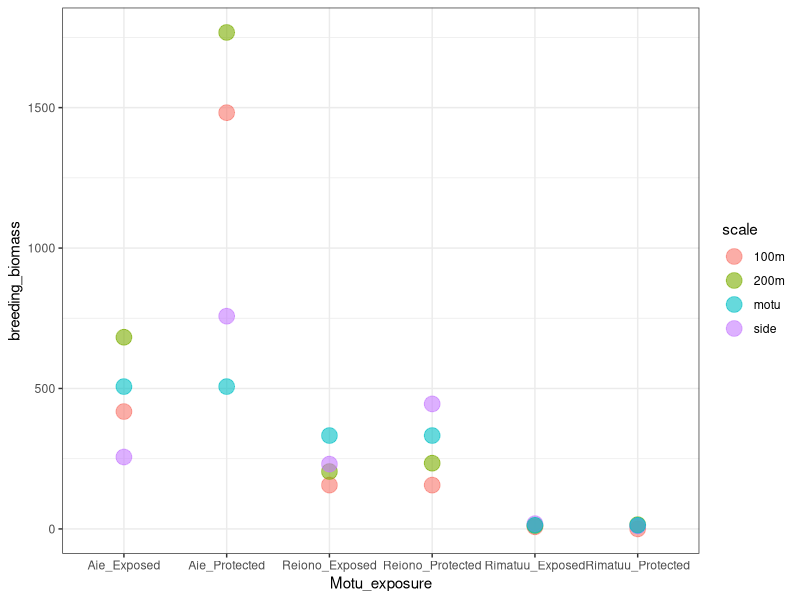
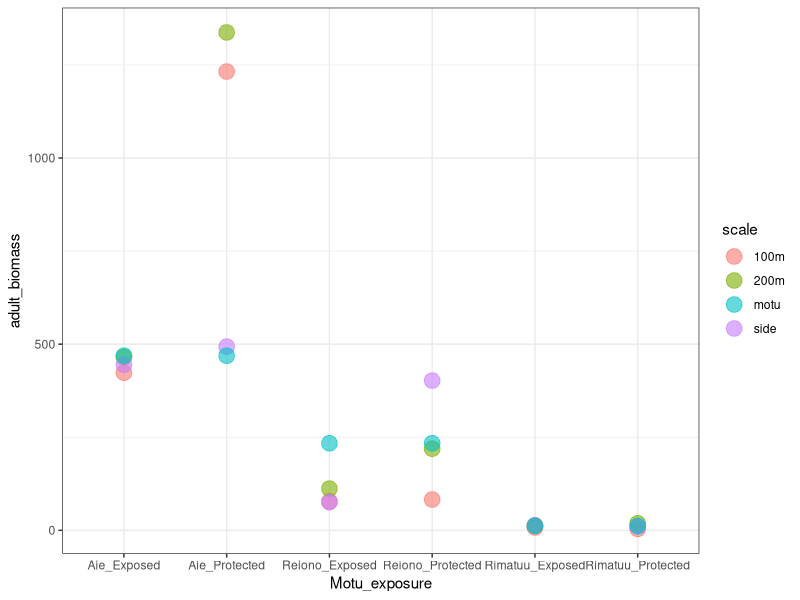
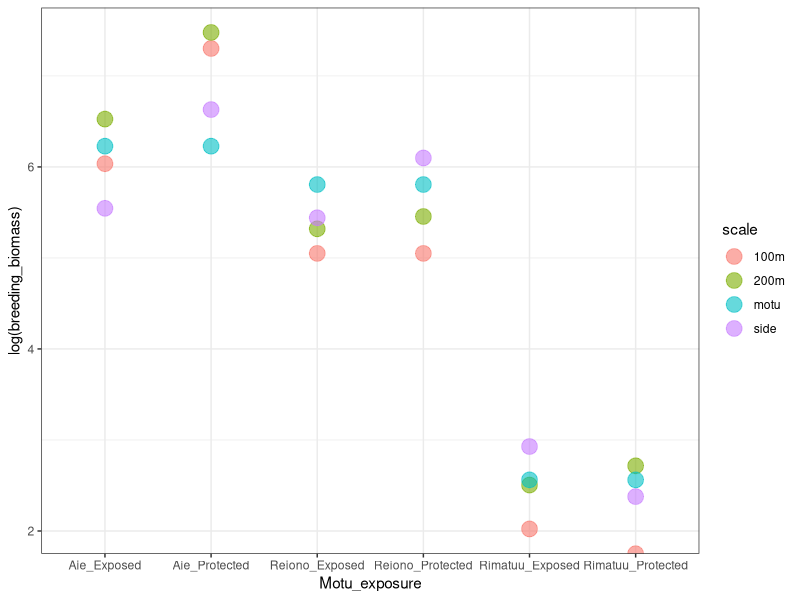
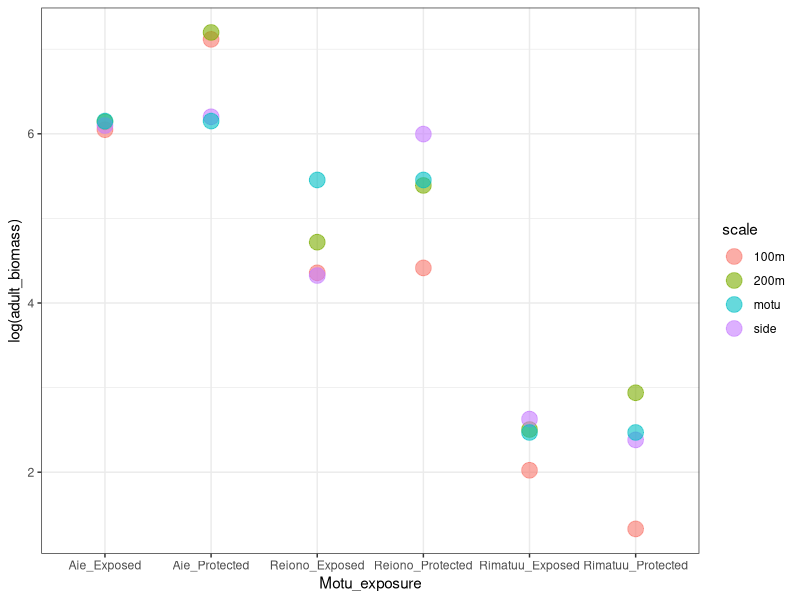
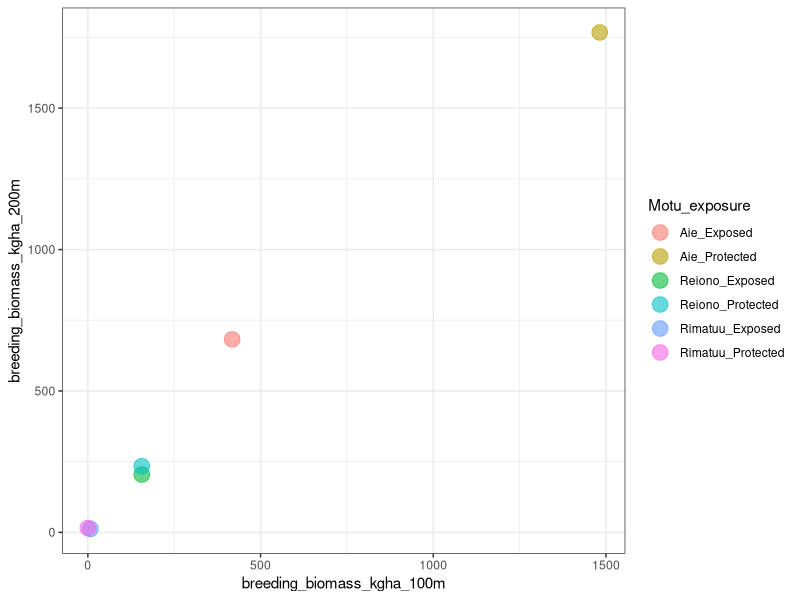
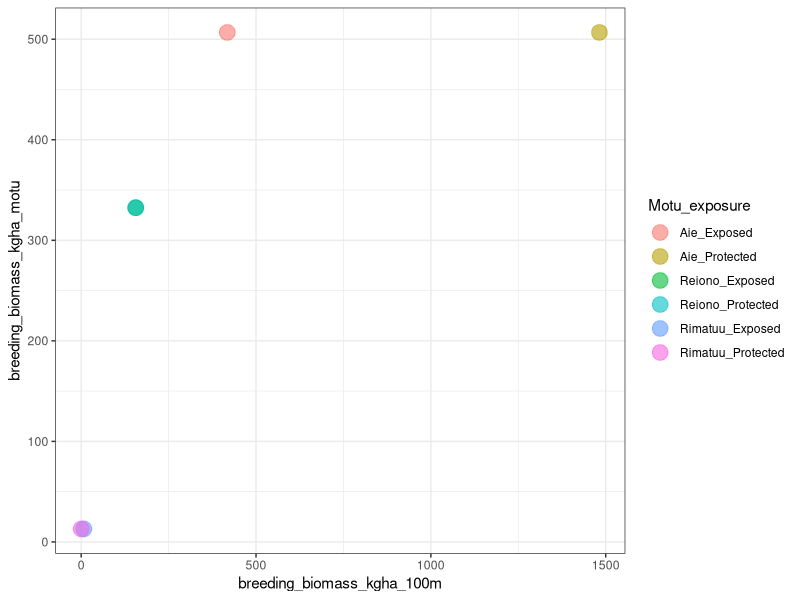
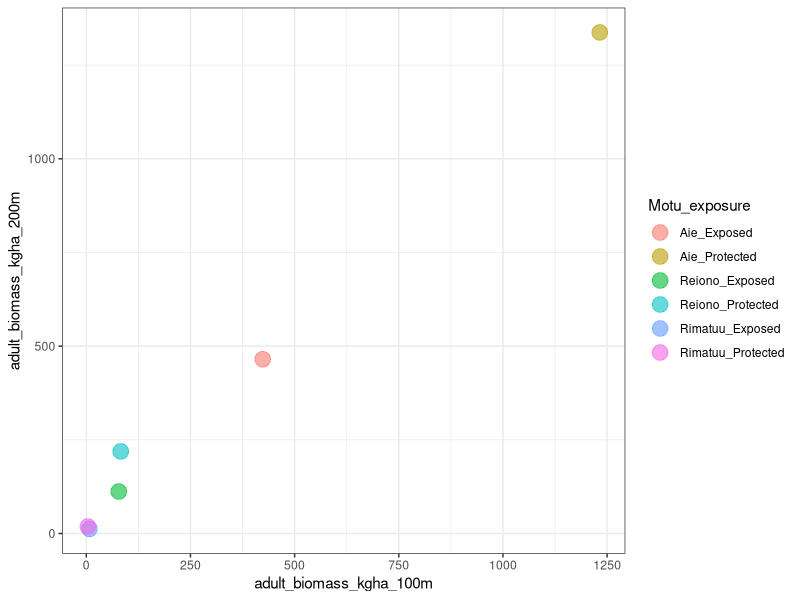
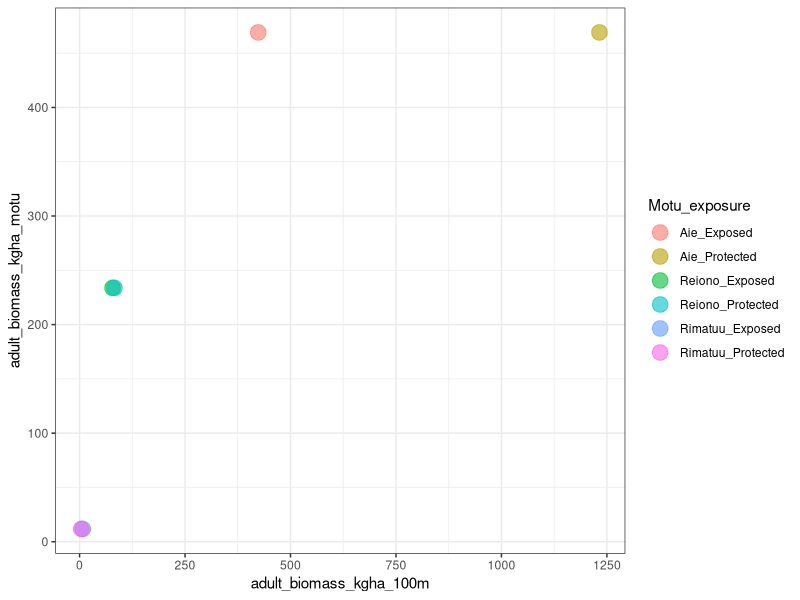

R code for these plots, in order:
## ---- chunk 1
library(tidyverse)
## ---- chunk 2

sb_dat<-read.csv("raw_data/SeabirdTransectsTetiaroaOct.csv", stringsAsFactors = TRUE) #seabird data from Jayna & Simon
trans_dat<-read.csv("raw_data/seabird_transects_to_use.csv", stringsAsFactors = TRUE) #which focal transects to use
bio_dat<-read.csv("raw_data/seabird_biomass_conversions.csv", stringsAsFactors = TRUE)
  #seabird biomass conversions by species. Has average adult mass per species from Handbook of the Birds of the World (typical source, but should double-check A.minutus and O. lunatus because just from google preview - my subscription ran out) and from EltonTraits paper (https://esajournals.onlinelibrary.wiley.com/doi/abs/10.1890/13-1917.1)

str(sb_dat)
str(trans_dat)
str(bio_dat)

#note: had to have line of text in seabird_transects_to_use.csv file to make it keep leading 0's for transect names....now delete that line: 
trans_dat<-
  trans_dat%>%
  filter(TransectStart_100m!="text")%>%
  droplevels()
trans_dat


## ---- chunk 3
sb_dat_focal<-
  sb_dat%>%
  filter(Motu == "Aie"|Motu =="Rimatuu"|Motu == "Reiono")%>%
  droplevels()

str(sb_dat_focal) #down to 588 rows, 3 factor levels for Motu.

## ---- chunk 4
#sandbar transects from GPScoordinates tab = 1549, 1550, 1551, 1718, 0952
#sandbar transects from map: 1718-0952, 0952-1549, 1549-1550, 1550-1551, 1551-0945.
#from datasheet, only found: 0952-1548, 1548-1549, 1550-1551, 1551-1552. Note for 1551-1552 says end transect also called 0952. 

sb_dat_focal2<-
  sb_dat_focal%>%
  filter(!(TransectStart=="1548"|TransectStart=="1550"|TransectStart=="1551"|TransectStart=="0952"))%>%
  droplevels()

sb_dat_focal2%>%
  distinct(TransectStart) #59 total transects, regardless of |TransectStart=="1718"
#looks like from map, should be 11 transects on Aie (5 on sandbar, 6 around coast), not 10. So I think missing one sandbar transect in data*
#move forward with these, double-check with Jayna/Simon. 

## ---- chunk 5

##need to get number of transects per motu and area to calculate density----
sb_dat_focal2%>%
  distinct(TransectStart) #63 total transects --> now 59

sb_dat_focal2%>%
  group_by(Motu)%>%
  distinct(TransectStart) %>%
  summarize(number_transects = length(TransectStart))
#Motu     number_transects
#Aie	    6			
#Reiono	  19			
#Rimatuu	34	
#equals 59, so makes sense

#check that we get the same when use TransectEnd instead: 
sb_dat_focal2%>%
  group_by(Motu)%>%
  distinct(TransectEnd) %>%
  summarize(number_transects = length(TransectEnd))
#yup, matches above!

#and can triple check by using times:
sb_dat_focal2%>%
  group_by(Motu)%>%
  distinct(Time) %>%
  summarize(number_transects = length(Time))
#matches again, so that's all good

#add column to data that has number of transects info: 
sb_dat_focal3<-
  sb_dat_focal2%>%
  mutate(Number_transects = case_when(Motu == "Aie" ~ 6, #changed from 10 in previous version to exclude sandbar
                                      Motu == "Reiono" ~19,
                                       Motu == "Rimatuu" ~34))%>%
  relocate(Number_transects, .after = Motu)

sb_dat_focal3


###add in biomass-----
sb_dat_focal3_bio<-
  left_join(sb_dat_focal3,
            select(bio_dat, c(SpeciesName, Body_mass_HBW, Body_mass_Elton)),
            by = "SpeciesName")%>%
  relocate(Body_mass_HBW, .after = SpeciesName)%>%
    relocate(Body_mass_Elton, .after = Body_mass_HBW)

sb_dat_focal3_bio #looks good!

## ---- chunk 6
levels(sb_dat_focal$Distance.m)
#only keep "within 3" and "3 to 5"
#update: also keep 0 and what about blank - these seem to be flushed (at least for Iti - see below)*****

sb_dat_focal%>%
filter(Distance.m ==""| Distance.m == "0")

sb_dat_focal%>%
filter(InlandVsSeaward =="Seaward")

sb_dat_focal4<-
  sb_dat_focal3_bio%>%
  filter(Distance.m=="within 3" | Distance.m=="3 to 5" |Distance.m=="0"| Distance.m=="")%>%
  droplevels()

str(sb_dat_focal4)
## ---- chunk 7

##100 m-----
#probably an easier way to do this, but for now just manually keep any transects that match our designated ones. Not sure if points will be start or end, so allow to be either: 
sb_dat_focal_100m<-
  sb_dat_focal4%>%
  filter((TransectStart == "0946"&TransectEnd == "0947")|(TransectStart == "0947"&TransectEnd == "0946") |  #Aie exposed
           (TransectStart == "0950"&TransectEnd == "0945")|(TransectStart == "0945"&TransectEnd == "0950")| #Aie protected
           (TransectStart == "0695"&TransectEnd == "0696")|(TransectStart == "0696"&TransectEnd == "0695")| #Rimatuu exposed
           (TransectStart == "0648"&TransectEnd == "0686")|(TransectStart == "0686"&TransectEnd == "0648")| #Rimatuu protected
           (TransectStart == "1149"&TransectEnd == "1150")|(TransectStart == "1150"&TransectEnd == "1149")| #Reiono exposed
           (TransectStart == "1139"&TransectEnd == "1140")|(TransectStart == "1140"&TransectEnd == "1139")) #Reiono protected

sb_dat_focal_100m

sb_dat_focal_100m%>%
  distinct(TransectStart)
#left with 6 transects - which means all of them are still in the data! Most seabirds on Aie though...

###add in column on which side of the motus these transects are on. Again, I'm sure there's a better way but for now do it manually: 
sb_dat_focal_100m<-
  sb_dat_focal_100m%>%
  mutate(Exposure = case_when(TransectStart == "0946" ~ "Exposed",
                              TransectStart == "0950" ~ "Protected",
                              TransectStart == "1139" ~ "Protected",
                              TransectStart == "1149" ~ "Exposed",
                              TransectStart == "0648" ~ "Protected",
                              TransectStart == "0695" ~ "Exposed"))%>%
  mutate(Exposure  = as.factor(Exposure))%>%
  relocate(Exposure, .after = Motu)

sb_dat_focal_100m

##200 m-----
sb_dat_focal_200m_only<-
  sb_dat_focal4%>%
  filter((TransectStart == "0948"&TransectEnd == "0947")|(TransectStart == "0947"&TransectEnd == "0948") |  #Aie exposed
           (TransectStart == "0950"&TransectEnd == "0949")|(TransectStart == "0949"&TransectEnd == "0950")| #Aie protected
           (TransectStart == "0695"&TransectEnd == "0694")|(TransectStart == "0694"&TransectEnd == "0695")| #Rimatuu exposed
           (TransectStart == "0687"&TransectEnd == "0686")|(TransectStart == "0686"&TransectEnd == "0687")| #Rimatuu protected
           (TransectStart == "1149"&TransectEnd == "1148")|(TransectStart == "1148"&TransectEnd == "1149")| #Reiono exposed
           (TransectStart == "1139"&TransectEnd == "1138")|(TransectStart == "1138"&TransectEnd == "1139")) #Reiono protected
sb_dat_focal_200m_only

sb_dat_focal_200m_only%>%
  distinct(TransectStart)


###add in column on which side of the motus these transects are on. Again, I'm sure there's a better way but for now do it manually: 
sb_dat_focal_200m_only<-
  sb_dat_focal_200m_only%>%
  mutate(Exposure = case_when(TransectStart == "0947" ~ "Exposed",
                              TransectStart == "0949" ~ "Protected",
                              TransectStart == "1138" ~ "Protected",
                              TransectStart == "1148" ~ "Exposed",
                              TransectStart == "0686" ~ "Protected",
                              TransectStart == "0694" ~ "Exposed"))%>%
  mutate(Exposure  = as.factor(Exposure))%>%
  relocate(Exposure, .after = Motu)

sb_dat_focal_200m_only

#combine with 100 m so this dataset has both together:
sb_dat_focal_100_and_200m<-
  bind_rows(sb_dat_focal_100m, sb_dat_focal_200m_only)

sb_dat_focal_100_and_200m


##motu side----
#Aie South (Exposed): 945 - 946 - 947 - 948 = 3 transects 
#Aie North (Protected): 948 - 949 - 950 - 945 = 3 transects

#Reiono: dividing point south = 1143 (RE10 transect), north = 0837 (RE1 transect)
#Reiono west (Protected): RE1 - RE10 = 0837 - 0838 - 0839 - 1137 - 1138 - 1139 - 1140 - 1141 - 1142 - 1143 = 9 transects
#Reiono east (Exposed): RE10 - RE19 = 1143 - 1144 - 1145 - 1146 - 1147 - 1148 - 1149 - 1150 - 1151 - 1152 = 9 transects

#Rimatuu: dividing point south = 0692 (RI39 transect). West go to top corner (RI20/ 0631) East go to corner - RI1(0606) to cover to corner (or could stop at  RI49 (0702) which ends just before corner). 
#Rimatuu west (Protected): RI20 - RI39 = 0631 - 0632 - 0633 - 0634 - 0635 - 0636 - 0637 - 0638 - 0644 - 0645 - 0646 - 0647 - 0648 - 0686 - 0687 - 0688 - 0689 - 0690 - 0691  - 0692  = 19 transects
#Rimatuu east (Exposed): RI1 - RI49 - RI39 = 0692 - 0693 - 0694 - 0695 - 0696 - 0697 - 0698 - 0699 - 0700 - 0701 - 0702 - 0606 = 11 transects

#additional transects: 
#we know all direction is counterclockwise, so don't need to worry about replicating start/end when a lot of these: 
sb_dat_focal_motu_side_only<-
  sb_dat_focal4%>%
  filter((TransectStart == "0945"&TransectEnd == "0946")| #Aie exposed (just need to add 0945 - 0946)
           
           (TransectStart == "0948"&TransectEnd == "0949")|  #Aie protected (just need to add 0948 - 0949)
           
           (TransectStart == "0692"&TransectEnd == "0693")|(TransectStart == "0693"&TransectEnd == "0694")| (TransectStart == "0696"&TransectEnd == "0697")| (TransectStart == "0697"&TransectEnd == "0698")| 
           (TransectStart == "0698"&TransectEnd == "0699")| (TransectStart == "0699"&TransectEnd == "0700")| (TransectStart == "0700"&TransectEnd == "0701")|
           (TransectStart == "0701"&TransectEnd == "0702")| (TransectStart == "0702"&TransectEnd == "0606")|#Rimatuu exposed, exclude 100 & 200 m = (TransectStart == "0694"&TransectEnd == "0695")| (TransectStart == "0695"&TransectEnd == "0696")|
           
           (TransectStart == "0631"&TransectEnd == "0632")|(TransectStart == "0632"&TransectEnd == "0633")| (TransectStart == "0633"&TransectEnd == "0634")|
           (TransectStart == "0634"&TransectEnd == "0635")|(TransectStart == "0635"&TransectEnd == "0636")|(TransectStart == "0636"&TransectEnd == "0637")|
           (TransectStart == "0637"&TransectEnd == "0638")|(TransectStart == "0638"&TransectEnd == "0644")|(TransectStart == "0644"&TransectEnd == "0645")|
           (TransectStart == "0645"&TransectEnd == "0646")|(TransectStart == "0646"&TransectEnd == "0647")|(TransectStart == "0647"&TransectEnd == "0648")|
           (TransectStart == "0687"&TransectEnd == "0688")|(TransectStart == "0688"&TransectEnd == "0689")|(TransectStart == "0689"&TransectEnd == "0690")|
           (TransectStart == "0690"&TransectEnd == "0691")|(TransectStart == "0691"&TransectEnd == "0692")| #Rimatuu protected, exclude 100 & 200 m:(TransectStart == "0648"&TransectEnd == "0686")|(TransectStart == "0686"&TransectEnd == "0687")|
           
           (TransectStart == "1143"&TransectEnd == "1144")|(TransectStart == "1144"&TransectEnd == "1145")|(TransectStart == "1145"&TransectEnd == "1146")|
           (TransectStart == "1146"&TransectEnd == "1147")|(TransectStart == "1147"&TransectEnd == "1148")
        |(TransectStart == "1150"&TransectEnd == "1151")|(TransectStart == "1151"&TransectEnd == "1152") | #Reiono exposed, exclude 100 & 200 m: |(TransectStart == "1148"&TransectEnd == "1149") |(TransectStart == "1149"&TransectEnd == "1150")
          
           (TransectStart == "0837"&TransectEnd == "0838")|(TransectStart == "0838"&TransectEnd == "0839")|(TransectStart == "0839"&TransectEnd == "1137")
        |(TransectStart == "1137"&TransectEnd == "1138") 
        |(TransectStart == "1140"&TransectEnd == "1141") |(TransectStart == "1141"&TransectEnd == "1142") |(TransectStart == "1142"&TransectEnd == "1143")) #Reiono protected, exclude 100 & 200 m: |(TransectStart == "1138"&TransectEnd == "1139") |(TransectStart == "1139"&TransectEnd == "1140") 


sb_dat_focal_motu_side_only %>%
   group_by(Motu)%>%
  distinct(TransectStart) %>%
  summarize(number_transects = length(TransectStart))

#Aie	2			- yup, only added 1 transect per side
#Reiono	12		- should be 18 - 4 = 14, BUT missing reiono 1143-1144 and 1144-1145 BECAUSE NO BIRDS WITHIN 5 M** So this is okay, but be sure to include these transects in calculation of area/density**
#Rimatuu	26	- should be 30 - 4 = 26, so this is good*

#add exposure: 
sb_dat_focal_motu_side_only<-
  sb_dat_focal_motu_side_only%>%
  mutate(Exposure = case_when(TransectStart == "0945" ~ "Exposed", #Aie
                              TransectStart == "0948" ~ "Protected", #Aie
                              TransectStart == "0692" | TransectStart == "0693" | TransectStart == "0696" | TransectStart == "0697" | TransectStart == "0698" | TransectStart == "0699" 
                              | TransectStart == "0700" | TransectStart == "0701" | TransectStart == "0702"  ~ "Exposed", #Rimatuu
                              TransectStart == "0631" | TransectStart == "0632" | TransectStart == "0633" | TransectStart == "0634" | 
                               TransectStart == "0635" | TransectStart == "0636" | TransectStart == "0637"|TransectStart == "0638" | TransectStart == "0644"|TransectStart == "0645" | 
                               TransectStart == "0646"|TransectStart == "0647" |  TransectStart == "0687"|TransectStart == "0688" | TransectStart == "0689"|TransectStart == "0690" | 
                              TransectStart == "0691"  ~ "Protected", #Rimatuu
                              TransectStart == "1143" | TransectStart == "1144" | TransectStart == "1145" | TransectStart == "1146" | TransectStart == "1147" | 
                              TransectStart == "1150" | TransectStart == "1151"   ~ "Exposed", #Reiono 
                              TransectStart == "0837" |  TransectStart == "0838" | TransectStart == "0839" | TransectStart == "1137" | TransectStart == "1140" | TransectStart == "1141" | 
                               TransectStart == "1142" ~ "Protected" #Reiono 
                              ))%>%
  mutate(Exposure  = as.factor(Exposure))%>%
  relocate(Exposure, .after = Motu)

sb_dat_focal_motu_side_only   
      
#combine with 100 and 200 m transects: 
sb_dat_focal_100_and_200m_and_side<-
  bind_rows(sb_dat_focal_100_and_200m, sb_dat_focal_motu_side_only)

sb_dat_focal_100_and_200m_and_side

sb_dat_focal_100_and_200m_and_side%>%
    group_by(Motu, Exposure)%>%
  distinct(TransectStart) %>%
  summarize(number_transects = length(TransectStart))
#Aie	Exposed	3		- YUP
#Aie	Protected	3		- YUP 
#Reiono	Exposed	7		- Missing 2, but no birds. so this is fine but use 9 as transect number**** 
#Reiono	Protected	9		- YUP 
#Rimatuu	Exposed	11	- YUP 	
#Rimatuu	Protected	19	 - YUP 

#add in number of transects: 
sb_dat_focal_100_and_200m_and_side<-
  sb_dat_focal_100_and_200m_and_side%>%
  mutate(Number_transects_side = case_when(Motu == "Aie" ~ 3, 
                                      Motu == "Reiono" ~9,
                                       Motu == "Rimatuu" & Exposure == "Exposed" ~11,
                                      Motu == "Rimatuu" & Exposure == "Protected" ~19))%>%
  relocate(Number_transects_side, .after = Motu)

sb_dat_focal_100_and_200m_and_side

## ---- chunk 8

levels(sb_dat_focal4$StageCategory) #looks like some have blank stage - let's see what these are:
sb_dat_focal4%>%
  filter(StageCategory=="")
#seaward "dead petrel?" so can ignore this one!


#limit to adult-sized birds---- 
#includes juveniles ("adult-sized birds that can fly but aren’t in their breeding coloration":
#but also if the category is "nest" or "onegg" then the adult is also present so should probably include these in the adult counts as well*
#don't include "egg" because adult wasn't present - likely was one of the adults that was flushed and already counted in the "adult" category. 
sb_dat_focal_adults<-
  sb_dat_focal4%>%
  filter(StageCategory=="adult" | StageCategory=="adultORjuv"|StageCategory=="juv"|StageCategory=="nest"|StageCategory=="onegg")%>%
  droplevels()


sb_dat_focal_adults


#now add by species/motu and calculate density----
sb_dat_focal_adults_motu_sp<-
  sb_dat_focal_adults%>%
  group_by(Motu, Number_transects, SpeciesName, Body_mass_HBW)%>%
  summarize(Abundance = sum(Nb))%>%
  mutate(Density_m2 = Abundance/(500*Number_transects)) %>% #5 x 100 m transects, so each transect = 500 m, times the number of transects
  mutate(Density_ha = Density_m2*10000) %>% #and convert to hectares because that's used a lot
  mutate(biomass_kg = Abundance*Body_mass_HBW/1000, #calculate biomass per species - divide by 1000 to go from grams to kg
         biomass_kg_m2 = biomass_kg/(500*Number_transects), #convert to per m^2 as above
        biomass_kg_ha = biomass_kg_m2 *10000) #convert to per hectare - divide by 500 because 500 m&2 per transect, multiple by 10000 for m^2 to hectare

sb_dat_focal_adults_motu_sp
#Aie has way more birds!  But only 2 species (and very small motu)....

##do this only for focal transects - first 100 m----
sb_dat_focal_adults_100m<-
  sb_dat_focal_100m%>%
  filter(StageCategory=="adult" | StageCategory=="adultORjuv"|StageCategory=="juv"|StageCategory=="nest"|StageCategory=="onegg")%>%
  droplevels()
sb_dat_focal_adults_100m


sb_dat_focal_adults_100m_sp<-
  sb_dat_focal_adults_100m%>%
  group_by(Motu, Exposure, TransectStart, TransectEnd, SpeciesName, Body_mass_HBW)%>%
  summarize(Abundance = sum(Nb))%>%
  mutate(Density_m2 = Abundance/(500)) %>% #5 x 100 m transects, so each transect = 500 m, and for this just 1 transect per motu/side
  mutate(Density_ha = Density_m2*10000) %>% #and convert to hectares because that's used a lot
  mutate(biomass_kg = Abundance*Body_mass_HBW/1000, #calculate biomass per species - divide by 1000 to go from grams to kg
         biomass_kg_ha = biomass_kg/500*10000) #convert to per hectare - divide by 500 because 500 m&2 per transect, multiple by 10000 for m^2 to hectare
sb_dat_focal_adults_100m_sp

#only 2 individuals on Reiono, 3 on Rimatuu

##do this only for focal transects - first 100 m plus additional 100 m = 200 m----

sb_dat_focal_adults_200m<-
  sb_dat_focal_100_and_200m%>%
  filter(StageCategory=="adult" | StageCategory=="adultORjuv"|StageCategory=="juv"|StageCategory=="nest"|StageCategory=="onegg")%>%
  droplevels()
sb_dat_focal_adults_200m


sb_dat_focal_adults_200m_sp<-
  sb_dat_focal_adults_200m%>%
  group_by(Motu, Exposure, TransectStart, TransectEnd, SpeciesName, Body_mass_HBW)%>%
  summarize(Abundance = sum(Nb))%>%
  mutate(Density_m2 = Abundance/(500*2)) %>% #5 x 100 m transects, so each transect = 500 m, and for this just 2 transects per motu/side so *2
  mutate(Density_ha = Density_m2*10000)%>% #and convert to hectares because that's used a lot
  mutate(biomass_kg = Abundance*Body_mass_HBW/1000, #calculate biomass per species - divide by 1000 to go from grams to kg
         biomass_kg_ha = biomass_kg/500*10000) #convert to per hectare - divide by 500 because 500 m&2 per transect, multiple by 10000 for m^2 to hectare

sb_dat_focal_adults_200m_sp


##do this only for focal transects - side of motu----
sb_dat_focal_adults_side<-
  sb_dat_focal_100_and_200m_and_side%>%
  filter(StageCategory=="adult" | StageCategory=="adultORjuv"|StageCategory=="juv"|StageCategory=="nest"|StageCategory=="onegg")%>%
  droplevels()
sb_dat_focal_adults_side


sb_dat_focal_adults_side_sp<-
  sb_dat_focal_adults_side%>%
  group_by(Motu, Exposure, Number_transects_side, TransectStart, TransectEnd,  SpeciesName, Body_mass_HBW)%>%
  summarize(Abundance = sum(Nb))%>%
  mutate(Density_m2 = Abundance/(500*Number_transects_side)) %>% #5 x 100 m transects, so each transect = 500 m, times the number of transects
  mutate(Density_ha = Density_m2*10000) %>% #and convert to hectares because that's used a lot
  mutate(biomass_kg = Abundance*Body_mass_HBW/1000, #calculate biomass per species - divide by 1000 to go from grams to kg
         biomass_kg_m2 = biomass_kg/(500*Number_transects_side), #convert to per m^2 as above
        biomass_kg_ha = biomass_kg_m2 *10000) #convert to per hectare - divide by 500 because 500 m&2 per transect, multiple by 10000 for m^2 to hectare


## ---- chunk 9

levels(sb_dat_focal4$StageCategory) #so now we DONT count any adults or juveniles.

#****NOTE: "juv" category shoudn't be counted here because "Since the “juveniles” are fully mobile adult-like birds they aren’t associated with nests."
##****NOTE: currently assuming each egg/chick/fledgling is in its OWN nest - this is correct - "all eggs, chicks, and fledglings are on their own nest. The only species that lays more than one egg is the brown booby, but there are no brown booby nests on those motu. I believe did try to make only one line per nest even for brown boobies, but for those there can be more than one egg or chick in the same nest."

#limit to nests:---- 
sb_dat_focal_nests<-
  sb_dat_focal4%>%
  filter(StageCategory=="chick" | StageCategory=="egg"| StageCategory=="fledgling"| StageCategory=="nest"| StageCategory=="onegg")%>%
  droplevels()

sb_dat_focal_nests

#now add by species/motu and calculate density----
sb_dat_focal_nests_motu_sp<-
  sb_dat_focal_nests%>%
  group_by(Motu, Number_transects, SpeciesName, Body_mass_HBW)%>%
  summarize(BreedingPairs = sum(Nb),
            Abundance = BreedingPairs*2)%>% #- multiply by 2 assuming 2 adults per nest (so # of seabirds rather than # nests or breeding pairs)
  mutate(Density_m2 = Abundance/(500*Number_transects)) %>% #5 x 100 m transects, so each transect = 500 m, times the number of transects
  mutate(Density_ha = Density_m2*10000) %>% #and convert to hectares because that's used a lot
 mutate(biomass_kg = Abundance*Body_mass_HBW/1000, #calculate biomass per species  - divide by 1000 to go from grams to kg
         biomass_kg_m2 = biomass_kg/(500*Number_transects), #convert to per m^2 as above
        biomass_kg_ha = biomass_kg_m2 *10000) #convert to per hectare - divide by 500 because 500 m&2 per transect, multiple by 10000 for m^2 to hectare
 
 
sb_dat_focal_nests_motu_sp
#Different than number adults: Reiono now closer to Aie in terms of number of nests (esp for boobies whcih are much larger than the other species, and likely contribute more to nitrogen input)


##do this only for focal transects - first 100 m----
sb_dat_focal_nests_100m<-
  sb_dat_focal_100m%>%
  filter(StageCategory=="chick" | StageCategory=="egg"| StageCategory=="fledgling"| StageCategory=="nest"| StageCategory=="onegg")%>%
  droplevels()
sb_dat_focal_nests_100m


sb_dat_focal_nests_100m_sp<-
  sb_dat_focal_nests_100m%>%
  group_by(Motu, Exposure, TransectStart, TransectEnd, SpeciesName, Body_mass_HBW)%>%
  summarize(BreedingPairs = sum(Nb),
            Abundance = BreedingPairs*2)%>% #- multiply by 2 assuming 2 adults per nest (so # of seabirds rather than # nests or breeding pairs)
  mutate(Density_m2 = Abundance/(500)) %>% #5 x 100 m transects, so each transect = 500 m, and for this just 1 transect per motu/side
  mutate(Density_ha = Density_m2*10000)%>% #and convert to hectares because that's used a lot
 mutate(biomass_kg = Abundance*Body_mass_HBW/1000, #calculate biomass per species - divide by 1000 to go from grams to kg
         biomass_kg_ha = biomass_kg/500*10000) #convert to per hectare - divide by 500 because 500 m&2 per transect, multiple by 10000 for m^2 to hectare
sb_dat_focal_nests_100m_sp



##do this only for focal transects - first 100 m plus additional 100 m = 200 m----
sb_dat_focal_nests_200m<-
  sb_dat_focal_100_and_200m%>%
  filter(StageCategory=="chick" | StageCategory=="egg"| StageCategory=="fledgling"| StageCategory=="nest"| StageCategory=="onegg")%>%
  droplevels()
sb_dat_focal_nests_200m


sb_dat_focal_nests_200m_sp<-
  sb_dat_focal_nests_200m%>%
  group_by(Motu, Exposure, TransectStart, TransectEnd, SpeciesName, Body_mass_HBW)%>%
   summarize(BreedingPairs = sum(Nb),
            Abundance = BreedingPairs*2)%>% #- multiply by 2 assuming 2 adults per nest (so # of seabirds rather than # nests or breeding pairs)
  mutate(Density_m2 = Abundance/(500*2)) %>% #5 x 100 m transects, so each transect = 500 m, and for this just 2 transects per motu/side so *2
  mutate(Density_ha = Density_m2*10000)%>% #and convert to hectares because that's used a lot
 mutate(biomass_kg = Abundance*Body_mass_HBW/1000, #calculate biomass per species - divide by 1000 to go from grams to kg
         biomass_kg_ha = biomass_kg/500*10000) #convert to per hectare - divide by 500 because 500 m&2 per transect, multiple by 10000 for m^2 to hectare
sb_dat_focal_nests_200m_sp


##do this only for focal transects - side of motu----
sb_dat_focal_nests_side<-
  sb_dat_focal_100_and_200m_and_side%>%
  filter(StageCategory=="chick" | StageCategory=="egg"| StageCategory=="fledgling"| StageCategory=="nest"| StageCategory=="onegg")%>%
  droplevels()
sb_dat_focal_nests_side


sb_dat_focal_nests_side_sp<-
  sb_dat_focal_nests_side%>%
  group_by(Motu, Exposure, Number_transects_side, TransectStart, TransectEnd,  SpeciesName, Body_mass_HBW)%>%
  summarize(BreedingPairs = sum(Nb),
            Abundance = BreedingPairs*2)%>% #- multiply by 2 assuming 2 adults per nest (so # of seabirds rather than # nests or breeding pairs)
  mutate(Density_m2 = Abundance/(500*Number_transects_side)) %>% #5 x 100 m transects, so each transect = 500 m, times the number of transects
  mutate(Density_ha = Density_m2*10000) %>% #and convert to hectares because that's used a lot
 mutate(biomass_kg = Abundance*Body_mass_HBW/1000, #calculate biomass per species  - divide by 1000 to go from grams to kg
         biomass_kg_m2 = biomass_kg/(500*Number_transects_side), #convert to per m^2 as above
        biomass_kg_ha = biomass_kg_m2 *10000) #convert to per hectare - divide by 500 because 500 m&2 per transect, multiple by 10000 for m^2 to hectare
 
 


## ---- chunk 10
#data by species and scale:
sb_dat_focal_nests_motu_sp
sb_dat_focal_nests_100m_sp
sb_dat_focal_nests_200m_sp
sb_dat_focal_nests_side_sp

sb_dat_focal_adults_motu_sp
sb_dat_focal_adults_100m_sp
sb_dat_focal_adults_200m_sp
sb_dat_focal_adults_side_sp

#nesting birds----
sb_dat_focal_nests_motu<-
  sb_dat_focal_nests_motu_sp%>%
  group_by(Motu)%>%
  summarize(breeding_density_ha_motu = sum(Density_ha),
            breeding_biomass_kgha_motu = sum(biomass_kg_ha))
sb_dat_focal_nests_motu
#Aie and Reiono were similar when included sandbar - see note above, need to check whether 10 is really the right number of transects for Aie, or if this is high because of sandbar transects (which may not = 100 m/is changing habitat so no nests??)
#BUT this is interesting given similar N15 signatures at Aie and Reiono - could give clues about scales that matter!
#When exclude sandbar, now clear gradient of Aie --> Reiono --> Rimatuu

sb_dat_focal_nests_100m<-
  sb_dat_focal_nests_100m_sp%>%
  group_by(Motu, Exposure)%>%
  summarize(breeding_density_ha_100m = sum(Density_ha),
            breeding_biomass_kgha_100m = sum(biomass_kg_ha))
sb_dat_focal_nests_100m


sb_dat_focal_nests_200m<-
  sb_dat_focal_nests_200m_sp%>%
  group_by(Motu, Exposure)%>%
  summarize(breeding_density_ha_200m = sum(Density_ha),
            breeding_biomass_kgha_200m = sum(biomass_kg_ha))
sb_dat_focal_nests_200m


sb_dat_focal_nests_side<-
  sb_dat_focal_nests_side_sp%>%
  group_by(Motu, Exposure)%>%
  summarize(breeding_density_ha_side = sum(Density_ha),
            breeding_biomass_kgha_side = sum(biomass_kg_ha))
sb_dat_focal_nests_side


#combine:
sb_dat_focal_nests_all1<-
  full_join(sb_dat_focal_nests_motu, sb_dat_focal_nests_200m,
            by = "Motu")

sb_dat_focal_nests_all2<-
  full_join(sb_dat_focal_nests_100m, sb_dat_focal_nests_all1, 
            by = c("Motu", "Exposure"))  


sb_dat_focal_nests_all<-
  full_join(sb_dat_focal_nests_side, sb_dat_focal_nests_all2, 
            by = c("Motu", "Exposure"))  %>% 
  select(Motu, Exposure, breeding_biomass_kgha_100m, breeding_biomass_kgha_200m, breeding_biomass_kgha_side, breeding_biomass_kgha_motu,
         breeding_density_ha_100m, breeding_density_ha_200m, breeding_density_ha_side, breeding_density_ha_motu) %>% #reorder columns
    replace_na(list(breeding_density_ha_100m = 0, breeding_biomass_kgha_100m = 0)) #replace NA with 0s because 0 birds in Rimatuu Protected 100 m

sb_dat_focal_nests_all


##adult seabirds-----
sb_dat_focal_adults_motu<-
  sb_dat_focal_adults_motu_sp%>%
  group_by(Motu)%>%
  summarize(adult_density_ha_motu = sum(Density_ha),
            adult_biomass_kgha_motu = sum(biomass_kg_ha))
sb_dat_focal_adults_motu
#Aie and Reiono now really different!


sb_dat_focal_adults_100m<-
  sb_dat_focal_adults_100m_sp%>%
  group_by(Motu, Exposure)%>%
  summarize(adult_density_ha_100m = sum(Density_ha),
            adult_biomass_kgha_100m = sum(biomass_kg_ha))
sb_dat_focal_adults_100m


sb_dat_focal_adults_200m<-
  sb_dat_focal_adults_200m_sp%>%
  group_by(Motu, Exposure)%>%
  summarize(adult_density_ha_200m = sum(Density_ha),
            adult_biomass_kgha_200m = sum(biomass_kg_ha))
sb_dat_focal_adults_200m

sb_dat_focal_adults_side<-
  sb_dat_focal_adults_side_sp%>%
  group_by(Motu, Exposure)%>%
  summarize(adult_density_ha_side = sum(Density_ha),
            adult_biomass_kgha_side = sum(biomass_kg_ha))
sb_dat_focal_adults_side

#combine:
sb_dat_focal_adults_all1<-
  full_join(sb_dat_focal_adults_motu, sb_dat_focal_adults_200m,
            by = "Motu")

sb_dat_focal_adults_all2<-
  full_join(sb_dat_focal_adults_all1, sb_dat_focal_adults_100m, 
            by = c("Motu", "Exposure"))  


sb_dat_focal_adults_all<-
  full_join(sb_dat_focal_adults_all2, sb_dat_focal_adults_side, 
            by = c("Motu", "Exposure"))  %>% 
  select(Motu, Exposure, adult_biomass_kgha_100m, adult_biomass_kgha_200m, adult_biomass_kgha_side, adult_biomass_kgha_motu,
         adult_density_ha_100m, adult_density_ha_200m, adult_density_ha_side, adult_density_ha_motu) %>% #reorder columns
    replace_na(list(adult_density_ha_100m = 0, adult_biomass_kgha_100m = 0)) #replace NA with 0s because 0 birds in Reiono Exposed 100 m

sb_dat_focal_adults_all


##combine all into one wide datasheet:
sb_dat_focal_adults_all
sb_dat_focal_nests_all

seabird_focal_all<-
  full_join(sb_dat_focal_nests_all, sb_dat_focal_adults_all,
            by = c("Motu", "Exposure"))

seabird_focal_all

## ---- chunk 11
#summarized datasheest:
seabird_focal_all%>%
  select(Motu, Exposure, breeding_biomass_kgha_100m:breeding_biomass_kgha_motu)%>%
  pivot_longer(cols = starts_with("breeding_biomass_kgha_"),
                names_to = "scale",
               names_prefix  = "breeding_biomass_kgha_",
               values_to = "breeding_biomass")%>%
  mutate(Motu_exposure = str_c(Motu, Exposure, sep ="_"))%>%
  ggplot(aes(x = Motu_exposure, y = breeding_biomass, fill = scale, color = scale))+
  geom_point(size = 5, alpha= .6)+
  theme_bw()



seabird_focal_all%>%
  select(Motu, Exposure, adult_biomass_kgha_100m:adult_biomass_kgha_motu)%>%
  pivot_longer(cols = starts_with("adult_biomass_kgha_"),
                names_to = "scale",
               names_prefix  = "adult_biomass_kgha_",
               values_to = "adult_biomass")%>%
  mutate(Motu_exposure = str_c(Motu, Exposure, sep ="_"))%>%
  ggplot(aes(x = Motu_exposure, y = adult_biomass, fill = scale, color = scale))+
  geom_point(size = 5, alpha= .6)+
  theme_bw()

##log plots: 
seabird_focal_all%>%
  select(Motu, Exposure, breeding_biomass_kgha_100m:breeding_biomass_kgha_motu)%>%
  pivot_longer(cols = starts_with("breeding_biomass_kgha_"),
                names_to = "scale",
               names_prefix  = "breeding_biomass_kgha_",
               values_to = "breeding_biomass")%>%
  mutate(Motu_exposure = str_c(Motu, Exposure, sep ="_"))%>%
  ggplot(aes(x = Motu_exposure, y = log(breeding_biomass), fill = scale, color = scale))+
  geom_point(size = 5, alpha= .6)+
  theme_bw()



seabird_focal_all%>%
  select(Motu, Exposure, adult_biomass_kgha_100m:adult_biomass_kgha_motu)%>%
  pivot_longer(cols = starts_with("adult_biomass_kgha_"),
                names_to = "scale",
               names_prefix  = "adult_biomass_kgha_",
               values_to = "adult_biomass")%>%
  mutate(Motu_exposure = str_c(Motu, Exposure, sep ="_"))%>%
  ggplot(aes(x = Motu_exposure, y = log(adult_biomass), fill = scale, color = scale))+
  geom_point(size = 5, alpha= .6)+
  theme_bw()



#check relationship among the different scales:----
#breeding birds: 
seabird_focal_all%>%
  mutate(Motu_exposure = str_c(Motu, Exposure, sep ="_"))%>%
  ggplot(aes(x = breeding_biomass_kgha_100m, y = breeding_biomass_kgha_200m, fill = Motu_exposure, color = Motu_exposure))+
  geom_point(size = 5, alpha= .6)+
  theme_bw()

seabird_focal_all%>%
  mutate(Motu_exposure = str_c(Motu, Exposure, sep ="_"))%>%
  ggplot(aes(x = breeding_biomass_kgha_100m, y = breeding_biomass_kgha_motu, fill = Motu_exposure, color = Motu_exposure))+
  geom_point(size = 5, alpha= .6)+
  theme_bw()
#interesting - 100 and 200 m scales closely matchfor breeding , but motu and 100 m do not!

#adult birds: 
seabird_focal_all%>%
  mutate(Motu_exposure = str_c(Motu, Exposure, sep ="_"))%>%
  ggplot(aes(x = adult_biomass_kgha_100m, y = adult_biomass_kgha_200m, fill = Motu_exposure, color = Motu_exposure))+
  geom_point(size = 5, alpha= .6)+
  theme_bw()

seabird_focal_all%>%
  mutate(Motu_exposure = str_c(Motu, Exposure, sep ="_"))%>%
  ggplot(aes(x = adult_biomass_kgha_100m, y = adult_biomass_kgha_motu, fill = Motu_exposure, color = Motu_exposure))+
  geom_point(size = 5, alpha= .6)+
  theme_bw()
#patterns less clear for adult birds

#adult vs. breeding birds: 
seabird_focal_all%>%
  mutate(Motu_exposure = str_c(Motu, Exposure, sep ="_"))%>%
  ggplot(aes(x = adult_biomass_kgha_100m, y = breeding_biomass_kgha_100m, fill = Motu_exposure, color = Motu_exposure))+
  geom_point(size = 5, alpha= .6)+
  theme_bw()

seabird_focal_all%>%
  mutate(Motu_exposure = str_c(Motu, Exposure, sep ="_"))%>%
  ggplot(aes(x = adult_biomass_kgha_200m, y = breeding_biomass_kgha_200m, fill = Motu_exposure, color = Motu_exposure))+
  geom_point(size = 5, alpha= .6)+
  theme_bw()

seabird_focal_all%>%
  mutate(Motu_exposure = str_c(Motu, Exposure, sep ="_"))%>%
  ggplot(aes(x = adult_biomass_kgha_motu, y = breeding_biomass_kgha_motu, fill = Motu_exposure, color = Motu_exposure))+
  geom_point(size = 5, alpha= .6)+
  theme_bw()
#some patterns but definitely not linear relationship.  

## ---- chunk 12

#cor plots:
library(corrplot) #for checking correlations

#just look at biomass---
seabird_focal_all_bio<-
  seabird_focal_all%>%
  select(-contains("density")) %>%
   rename_with(~ str_remove(., "kgha_"), everything())#%>%
  # rename_with(~ str_remove(., "mass"), everything())
 seabird_focal_all_bio 

corrplot(cor(seabird_focal_all_bio[,3:10]), type = "upper", addCoef.col = "gray", addCoefasPercent = FALSE, tl.col = "black", title = "biomass")


#just look at density---
seabird_focal_all_density<-
  seabird_focal_all%>%
  select(-contains("biomass")) %>%
   rename_with(~ str_remove(., "ha_"), everything())#%>%
  # rename_with(~ str_remove(., "mass"), everything())
 seabird_focal_all_density 

 corrplot(cor(seabird_focal_all_density[,3:10]), type = "upper", addCoef.col = "gray", addCoefasPercent = FALSE, tl.col = "black", title = "density")

 
#all combined---
seabird_focal_all_r<-
  seabird_focal_all%>%
   rename_with(~ str_remove(., "eeding"), everything())%>%
   rename_with(~ str_remove(., "dult"), everything())%>%
   rename_with(~ str_remove(., "kgha_"), everything())%>%
   rename_with(~ str_remove(., "ha_"), everything())%>%
   rename_with(~ str_remove(., "ity"), everything())%>%
   rename_with(~ str_remove(., "mass"), everything())

 corrplot(cor(seabird_focal_all_r[,3:18]), type = "upper", addCoef.col = "gray", addCoefasPercent = FALSE, tl.col = "black", title = "all")

 

 ##all very highly correlated, esp breeding biomass at 100-200-side scales, and breeding with adult biomass at 100-200 scales.  

## ---- chunk 13

#limit to correct transects - same as above plus transects 1-4 on Iti (0717-0718-0719-0720)----
sb_dat_iti<-
  sb_dat %>%
  filter((TransectStart == "0717"&TransectEnd == "0718")| 
           (TransectStart == "0718"&TransectEnd == "0719")|
           (TransectStart == "0719"&TransectEnd == "0720")|
           (TransectStart == "0720"&TransectEnd == "0721"))


#remove birds > 5 m----
sb_dat_iti2<-
  sb_dat_iti%>%
  filter(Distance.m=="within 3" | Distance.m=="3 to 5" |Distance.m=="0"| Distance.m=="")%>%
  droplevels()

##add in biomass----
sb_dat_iti_bio<-
  left_join(sb_dat_iti2,
            select(bio_dat, c(SpeciesName, Body_mass_HBW, Body_mass_Elton)),
            by = "SpeciesName")%>%
  relocate(Body_mass_HBW, .after = SpeciesName)%>%
    relocate(Body_mass_Elton, .after = Body_mass_HBW)%>%
  mutate(Number_transects = 4) #add number of transects

sb_dat_iti_bio #looks good!


#limit to adult-sized birds---- 
#includes juveniles ("adult-sized birds that can fly but aren’t in their breeding coloration":
#but also if the category is "nest" or "onegg" then the adult is also present so should probably include these in the adult counts as well*
#don't include "egg" because adult wasn't present - likely was one of the adults that was flushed and already counted in the "adult" category. 
sb_dat_iti_adults<-
  sb_dat_iti_bio%>%
  filter(StageCategory=="adult" | StageCategory=="adultORjuv"|StageCategory=="juv"|StageCategory=="nest"|StageCategory=="onegg")%>%
  droplevels()
sb_dat_iti_adults


#now add by species/motu and calculate density----
sb_dat_iti_adults_sp<-
  sb_dat_iti_adults%>%
  group_by(Motu, Number_transects, SpeciesName, Body_mass_HBW)%>%
  summarize(Abundance = sum(Nb))%>%
  mutate(Density_m2 = Abundance/(500*Number_transects)) %>% #5 x 100 m transects, so each transect = 500 m, times the number of transects
  mutate(Density_ha = Density_m2*10000) %>% #and convert to hectares because that's used a lot
  mutate(biomass_kg = Abundance*Body_mass_HBW/1000, #calculate biomass per species - divide by 1000 to go from grams to kg
         biomass_kg_m2 = biomass_kg/(500*Number_transects), #convert to per m^2 as above
        biomass_kg_ha = biomass_kg_m2 *10000) #convert to per hectare - divide by 500 because 500 m&2 per transect, multiple by 10000 for m^2 to hectare

sb_dat_iti_adults_sp



##repeat for breeding birds----
sb_dat_iti_nests<-
  sb_dat_iti_bio%>%
  filter(StageCategory=="chick" | StageCategory=="egg"| StageCategory=="fledgling"| StageCategory=="nest"| StageCategory=="onegg")%>%
  droplevels()

sb_dat_iti_nests

#now add by species/motu and calculate density----
sb_dat_iti_nests_sp<-
  sb_dat_iti_nests%>%
  group_by(Motu, Number_transects, SpeciesName, Body_mass_HBW)%>%
  summarize(BreedingPairs = sum(Nb),
            Abundance = BreedingPairs*2)%>% #- multiply by 2 assuming 2 adults per nest (so # of seabirds rather than # nests or breeding pairs)
  mutate(Density_m2 = Abundance/(500*Number_transects)) %>% #5 x 100 m transects, so each transect = 500 m, times the number of transects
  mutate(Density_ha = Density_m2*10000) %>% #and convert to hectares because that's used a lot
 mutate(biomass_kg = Abundance*Body_mass_HBW/1000, #calculate biomass per species  - divide by 1000 to go from grams to kg
         biomass_kg_m2 = biomass_kg/(500*Number_transects), #convert to per m^2 as above
        biomass_kg_ha = biomass_kg_m2 *10000) #convert to per hectare - divide by 500 because 500 m&2 per transect, multiple by 10000 for m^2 to hectare

sb_dat_iti_nests_sp


###sum total, not by species----
#nesting birds
sb_dat_iti_nests<-
  sb_dat_iti_nests_sp%>%
  group_by(Motu)%>%
  summarize(breeding_density_ha_side = sum(Density_ha),
            breeding_biomass_kgha_side = sum(biomass_kg_ha))
sb_dat_iti_nests


#adult birds
sb_dat_iti_adults<-
  sb_dat_iti_adults_sp%>%
  group_by(Motu)%>%
  summarize(adult_density_ha_side = sum(Density_ha),
            adult_biomass_kgha_side = sum(biomass_kg_ha))%>%
  mutate(Exposure = "south")
sb_dat_iti_adults


##combine all into one wide datasheet:
seabird_iti_all<-
  full_join(sb_dat_iti_nests, sb_dat_iti_adults,
            by = c("Motu"))%>%
  mutate(Exposure = "na")

seabird_iti_all

##combine with side data:
seabird_side_w_iti_1<-
  rbind(select(seabird_focal_all, c(Motu, Exposure, breeding_density_ha_side, breeding_biomass_kgha_side,
                                                     adult_density_ha_side, adult_biomass_kgha_side)),
        seabird_iti_all)
seabird_side_w_iti_1

seabird_side_w_iti_2<-
  seabird_side_w_iti_1%>%
  ungroup%>%
  add_row(Motu = "Rimatuu_Iti", Exposure = "Exposed", 
          breeding_density_ha_side = (61.05263 + 2010.00000),
          breeding_biomass_kgha_side = (10.78105 + 489.93000),
          adult_density_ha_side = (62.10526 + 2850.00000),
          adult_biomass_kgha_side = (10.82842 + 607.40000))
seabird_side_w_iti_2

seabird_side_w_iti<-
  seabird_side_w_iti_2%>%
  filter(Motu!="Tahuna Iti")%>%
  filter(!(Motu == "Rimatuu"& Exposure == "Exposed"))%>%
  mutate(Motu = if_else(Motu == "Rimatuu_Iti", "Rimatuu", Motu))
  
seabird_side_w_iti

##ITI has by far the highest densities of any motu side....could explain n15 of Rimatuu??

## ---- chunk 14

#by species:
sb_dat_focal_nests_motu_sp
sb_dat_focal_nests_100m_sp
sb_dat_focal_nests_200m_sp
sb_dat_focal_nests_side_sp

sb_dat_focal_adults_motu_sp
sb_dat_focal_adults_100m_sp
sb_dat_focal_adults_200m_sp
sb_dat_focal_adults_side_sp

#plus iti by species:
sb_dat_iti_adults_sp
sb_dat_iti_nests_sp

#aggregated:
seabird_focal_all
seabird_side_w_iti

#save(sb_dat_focal_nests_motu_sp, sb_dat_focal_nests_100m_sp, sb_dat_focal_nests_200m_sp,sb_dat_focal_nests_side_sp,
  #   sb_dat_focal_adults_motu_sp, sb_dat_focal_adults_100m_sp, sb_dat_focal_adults_200m_sp,sb_dat_focal_adults_side_sp,
 #    sb_dat_iti_adults_sp, sb_dat_iti_nests_sp,
  #   seabird_focal_all, seabird_side_w_iti, file = "outputs/seabird_dens_bio_data.RData")


##also save all aggregated as .csv to make it easy to email/share----
#write.csv(seabird_focal_all, "outputs/seabird_dens_bio_focal_data.csv")

#save as .csv - w/ Iti:
#write.csv(seabird_side_w_iti, "outputs/seabird_dens_bio_by_side_iti_rimatuu_exposed_combined.csv")
